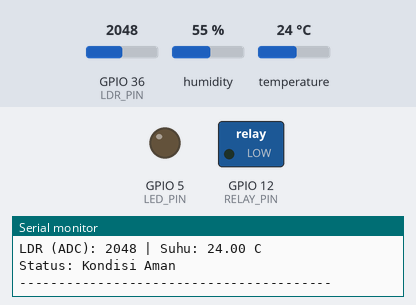
Bench run of a sketch on a simulated ESP32. Parts: switched loads named in the sketch (green lamp = pin HIGH), output pins drawn as LEDs (lit = HIGH), the last lines printed to the serial monitor. Inputs (shaded band) come from the test bench; at power-on: temperature 24 °C, GPIO 36 (LDR_PIN) = 2048, humidity 55 %.

Above: at 2.8 s.
2.9 s: temperature set to 33.7 °C
5.6 s: temperature set to 34.4 °C
At 6.8 s:
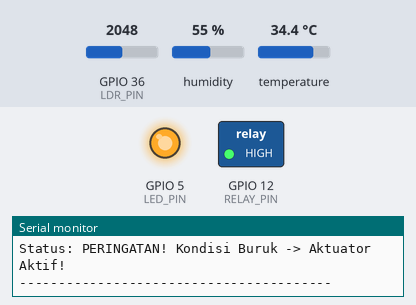
8.3 s: temperature set to 12 °C
At 10.5 s:
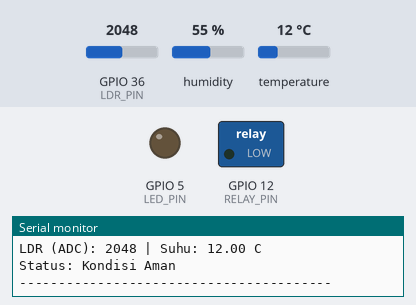
11.5 s: temperature set to 41 °C
At 12.5 s:
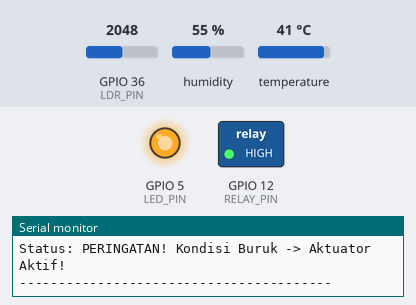
Timing chart, 0 to 14.5 s (numbered marks = the images above; inputs shaded):
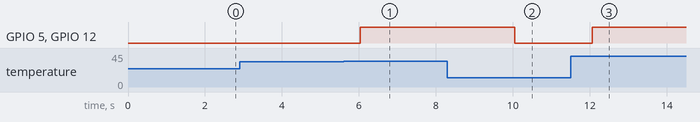

The sketch:

modul2_tugas_25782027.ino
```cpp
#include "DHT.h"

// Deklarasi Pin ESP32
#define LDR_PIN   A0   // Pakai PIN VP
#define DHT_PIN   13   // Pengganti D7 (GPIO 13)
#define RELAY_PIN 12   // Pengganti D6 (GPIO 12)
#define LED_PIN   5    // Pengganti D1 (GPIO 5)

#define DHTTYPE DHT22

// Sifat Relay (Active HIGH)
#define RELAY_ON  HIGH
#define RELAY_OFF LOW

DHT dht(DHT_PIN, DHTTYPE);

void setup() {
  Serial.begin(115200);

  // Konfigurasi Aktuator sebagai OUTPUT
  pinMode(RELAY_PIN, OUTPUT);
  pinMode(LED_PIN, OUTPUT);

  // Matikan aktuator di awal demi keamanan
  digitalWrite(RELAY_PIN, RELAY_OFF);
  digitalWrite(LED_PIN, LOW);

  dht.begin();
  Serial.println("Sistem Monitoring Siap...");
}

void loop() {
  // Pembacaan Sensor
  int nilaiLDR = analogRead(LDR_PIN);
  float suhu = dht.readTemperature();
  float kelembapan = dht.readHumidity();

  // Validasi pembacaan DHT (Mencegah kegagalan pembacaan / NaN)
  if (isnan(suhu) || isnan(kelembapan)) {
    Serial.println("Gagal membaca sensor DHT22!");
    delay(2000);
    return;
  }

  // Menampilkan data pembacaan di Serial Monitor
  Serial.print("LDR (ADC): ");
  Serial.print(nilaiLDR);
  Serial.print(" | Suhu: ");
  Serial.print(suhu);
  Serial.println(" C");

  // Rule Engine: Logika Kondisi OR (||)
  // Aktif jika Suhu > 34°C ATAU LDR < 300 (ESP32 ADC skala 0-4095)
  if (suhu > 34.0 || nilaiLDR < 300) {
    digitalWrite(RELAY_PIN, RELAY_ON);
    digitalWrite(LED_PIN, HIGH);
    Serial.println("Status: PERINGATAN! Kondisi Buruk -> Aktuator Aktif!");
  } else {
    digitalWrite(RELAY_PIN, RELAY_OFF);
    digitalWrite(LED_PIN, LOW);
    Serial.println("Status: Kondisi Aman");
  }

  Serial.println("----------------------------------------");
  delay(2000); // Delay aman untuk siklus baca DHT22
}
```

Measured:
- the behaviour switches between 34 and 34.1 °C on temperature (found by bisection; images 0 and 1)
- after the input at 5.6 s, GPIO 5 (LED_PIN), GPIO 12 (RELAY_PIN): LOW → HIGH after 0.43 s
- after the input at 8.3 s, GPIO 5 (LED_PIN), GPIO 12 (RELAY_PIN): HIGH → LOW after 1.8 s
- after the input at 11.5 s, GPIO 5 (LED_PIN), GPIO 12 (RELAY_PIN): LOW → HIGH after 0.56 s
